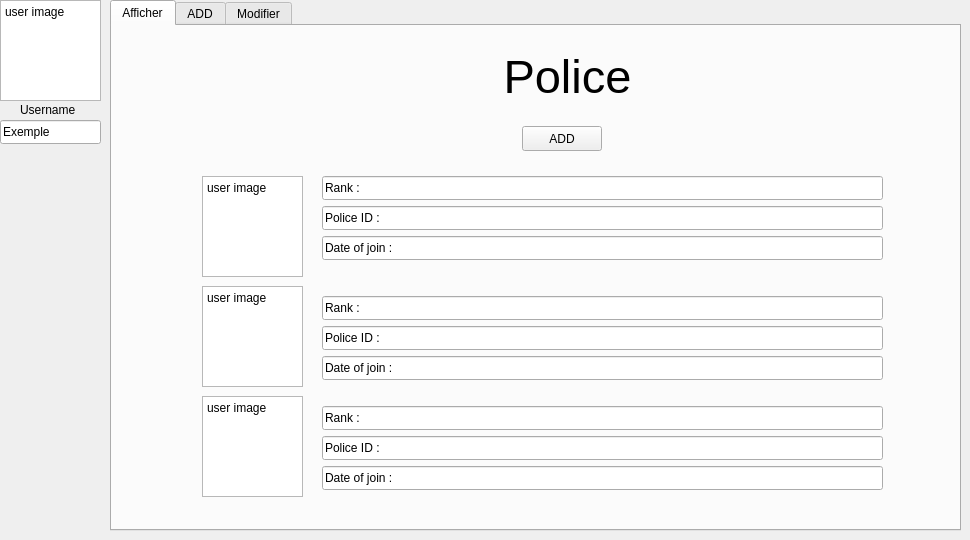
    <widget class="QWidget" name="tab_2">
     <attribute name="title">
      <string>Policier</string>
     </attribute>
     <widget class="QPlainTextEdit" name="plainTextEdit">
      <property name="geometry">
       <rect>
        <x>0</x>
        <y>0</y>
        <width>101</width>
        <height>101</height>
       </rect>
      </property>
      <property name="plainText">
       <string>user image</string>
      </property>
     </widget>
     <widget class="QLineEdit" name="lineEdit">
      <property name="geometry">
       <rect>
        <x>0</x>
        <y>120</y>
        <width>101</width>
        <height>24</height>
       </rect>
      </property>
      <property name="text">
       <string>Exemple</string>
      </property>
     </widget>
     <widget class="QLabel" name="label">
      <property name="geometry">
       <rect>
        <x>20</x>
        <y>100</y>
        <width>61</width>
        <height>20</height>
       </rect>
      </property>
      <property name="text">
       <string>Username</string>
      </property>
     </widget>
     <widget class="QTabWidget" name="tabWidget_2">
      <property name="geometry">
       <rect>
        <x>110</x>
        <y>0</y>
        <width>851</width>
        <height>531</height>
       </rect>
      </property>
      <property name="whatsThis">
       <string>&lt;html&gt;&lt;head/&gt;&lt;body&gt;&lt;p&gt;ADD&lt;/p&gt;&lt;/body&gt;&lt;/html&gt;</string>
      </property>
      <property name="currentIndex">
       <number>0</number>
      </property>
      <widget class="QWidget" name="tab_14">
       <attribute name="title">
        <string>Afficher</string>
       </attribute>
       <widget class="QLineEdit" name="lineEdit_5">
        <property name="geometry">
         <rect>
          <x>210</x>
          <y>210</y>
          <width>561</width>
          <height>24</height>
         </rect>
        </property>
        <property name="text">
         <string>Date of join :</string>
        </property>
       </widget>
       <widget class="QPlainTextEdit" name="plainTextEdit_5">
        <property name="geometry">
         <rect>
          <x>90</x>
          <y>370</y>
          <width>101</width>
          <height>101</height>
         </rect>
        </property>
        <property name="plainText">
         <string>user image</string>
        </property>
       </widget>
       <widget class="QPlainTextEdit" name="plainTextEdit_3">
        <property name="geometry">
         <rect>
          <x>90</x>
          <y>150</y>
          <width>101</width>
          <height>101</height>
         </rect>
        </property>
        <property name="plainText">
         <string>user image</string>
        </property>
       </widget>
       <widget class="QPlainTextEdit" name="plainTextEdit_4">
        <property name="geometry">
         <rect>
          <x>90</x>
          <y>260</y>
          <width>101</width>
          <height>101</height>
         </rect>
        </property>
        <property name="plainText">
         <string>user image</string>
        </property>
       </widget>
       <widget class="QLabel" name="label_3">
        <property name="geometry">
         <rect>
          <x>350</x>
          <y>0</y>
          <width>211</width>
          <height>101</height>
         </rect>
        </property>
        <property name="font">
         <font>
          <pointsize>35</pointsize>
         </font>
        </property>
        <property name="lineWidth">
         <number>5</number>
        </property>
        <property name="text">
         <string>Police</string>
        </property>
        <property name="textFormat">
         <enum>Qt::PlainText</enum>
        </property>
        <property name="alignment">
         <set>Qt::AlignCenter</set>
        </property>
       </widget>
       <widget class="QLineEdit" name="lineEdit_4">
        <property name="geometry">
         <rect>
          <x>210</x>
          <y>180</y>
          <width>561</width>
          <height>24</height>
         </rect>
        </property>
        <property name="text">
         <string>Police ID :</string>
        </property>
       </widget>
       <widget class="QLineEdit" name="lineEdit_3">
        <property name="geometry">
         <rect>
          <x>210</x>
          <y>150</y>
          <width>561</width>
          <height>24</height>
         </rect>
        </property>
        <property name="text">
         <string>Rank :</string>
        </property>
       </widget>
       <widget class="QLineEdit" name="lineEdit_8">
        <property name="geometry">
         <rect>
          <x>210</x>
          <y>270</y>
          <width>561</width>
          <height>24</height>
         </rect>
        </property>
        <property name="text">
         <string>Rank :</string>
        </property>
       </widget>
       <widget class="QLineEdit" name="lineEdit_6">
        <property name="geometry">
         <rect>
          <x>210</x>
          <y>300</y>
          <width>561</width>
          <height>24</height>
         </rect>
        </property>
        <property name="text">
         <string>Police ID :</string>
        </property>
       </widget>
       <widget class="QLineEdit" name="lineEdit_7">
        <property name="geometry">
         <rect>
          <x>210</x>
          <y>330</y>
          <width>561</width>
          <height>24</height>
         </rect>
        </property>
        <property name="text">
         <string>Date of join :</string>
        </property>
       </widget>
       <widget class="QLineEdit" name="lineEdit_9">
        <property name="geometry">
         <rect>
          <x>210</x>
          <y>410</y>
          <width>561</width>
          <height>24</height>
         </rect>
        </property>
        <property name="text">
         <string>Police ID :</string>
        </property>
       </widget>
       <widget class="QLineEdit" name="lineEdit_10">
        <property name="geometry">
         <rect>
          <x>210</x>
          <y>440</y>
          <width>561</width>
          <height>24</height>
         </rect>
        </property>
        <property name="text">
         <string>Date of join :</string>
        </property>
       </widget>
       <widget class="QLineEdit" name="lineEdit_11">
        <property name="geometry">
         <rect>
          <x>210</x>
          <y>380</y>
          <width>561</width>
          <height>24</height>
         </rect>
        </property>
        <property name="text">
         <string>Rank :</string>
        </property>
       </widget>
       <widget class="QPushButton" name="pushButton">
        <property name="geometry">
         <rect>
          <x>410</x>
          <y>100</y>
          <width>80</width>
          <height>25</height>
         </rect>
        </property>
        <property name="text">
         <string>ADD</string>
        </property>
       </widget>
      </widget>
      <widget class="QWidget" name="tab_12">
       <attribute name="title">
        <string>ADD</string>
       </attribute>
      </widget>
      <widget class="QWidget" name="tab_13">
       <attribute name="title">
        <string>Modifier</string>
       </attribute>
      </widget>
     </widget>
    </widget>
